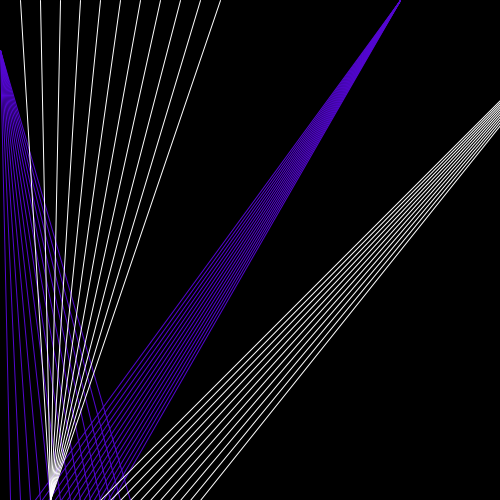
Frame 1 (no input)
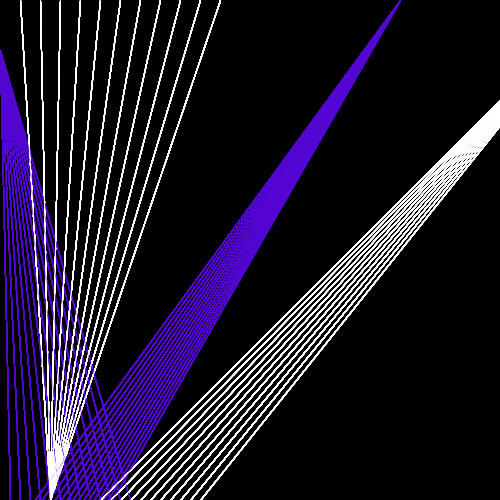
Frame 60 (the mouse pressed at the canvas centre just before this capture)
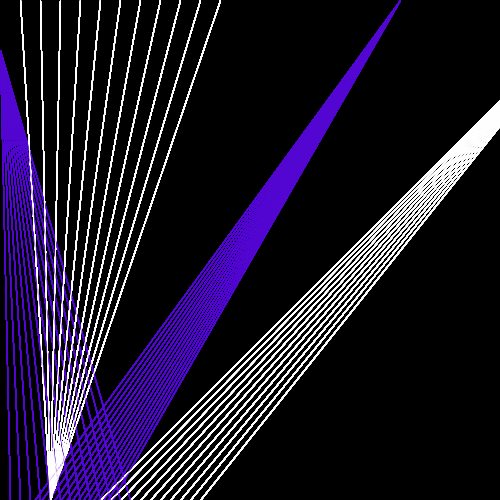
Frame 120 (the mouse held since frame 60 and released just before this capture)

The Processing sketch that drew these frames (run headless with seeded random() and noise(); from frame 60 on, the mouse is pressed at the canvas centre):

// Processing sketch: processing_32149
// ── processing_32149.pde


void setup () {
  size (500,500);
  noFill ();
  background (0);
  
  
}

void draw ()
{
  stroke (83,6,209);
  strokeWeight (1);
  
  line (400,0,20,520);
  line (400,0,20,530);
  line (400,0,20,540);
  line (400,0,20,550);
  line (400,0,20,560);
  line (400,0,20,570);
  line (400,0,20,580);
  line (400,0,20,590);
  line (400,0,20,600);
  line (400,0,20,610);
  line (400,0,20,620);
  line (400,0,20,630);
  line (400,0,20,640);
  line (400,0,20,650);
  line (400,0,20,660);

  
  line (0,50,10,500);
  line (0,50,20,500);
  line (0,50,30,500);
  line (0,50,40,500);
  line (0,50,50,500);
  line (0,50,60,500);
  line (0,50,70,500);
  line (0,50,80,500);
  line (0,50,90,500);
  line (0,50,100,500);
  line (0,50,110,500);
  line (0,50,120,500);
  line (0,50,130,500);
  
  stroke (255);
  
  line (20,0,50,500);
  line (40,0,50,500);
  line (60,0,50,500);
  line (80,0,50,500);
  line (100,0,50,500);
  line (120,0,50,500);
  line (140,0,50,500);
  line (160,0,50,500);
  line (180,0,50,500);
  line (200,0,50,500);
  line (220,0,50,500);


  
  line (600,0,100,500);
  line (600,0,110,500);
  line (600,0,120,500);
  line (600,0,130,500);
  line (600,0,140,500);
  line (600,0,150,500);
  line (600,0,160,500);
  line (600,0,170,500);
  line (600,0,180,500);
  line (600,0,190,500);
  line (600,0,200,500);
 

  

}
